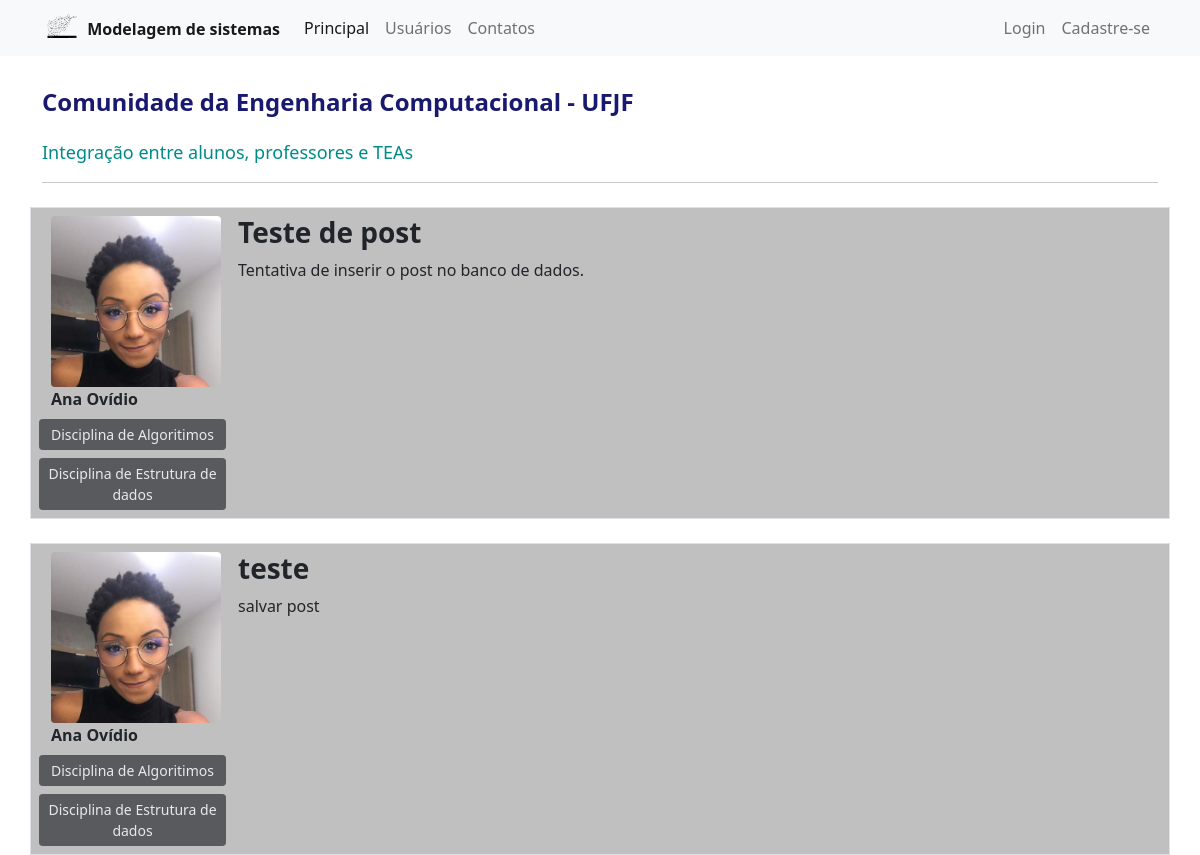
Before: / with the older database file.
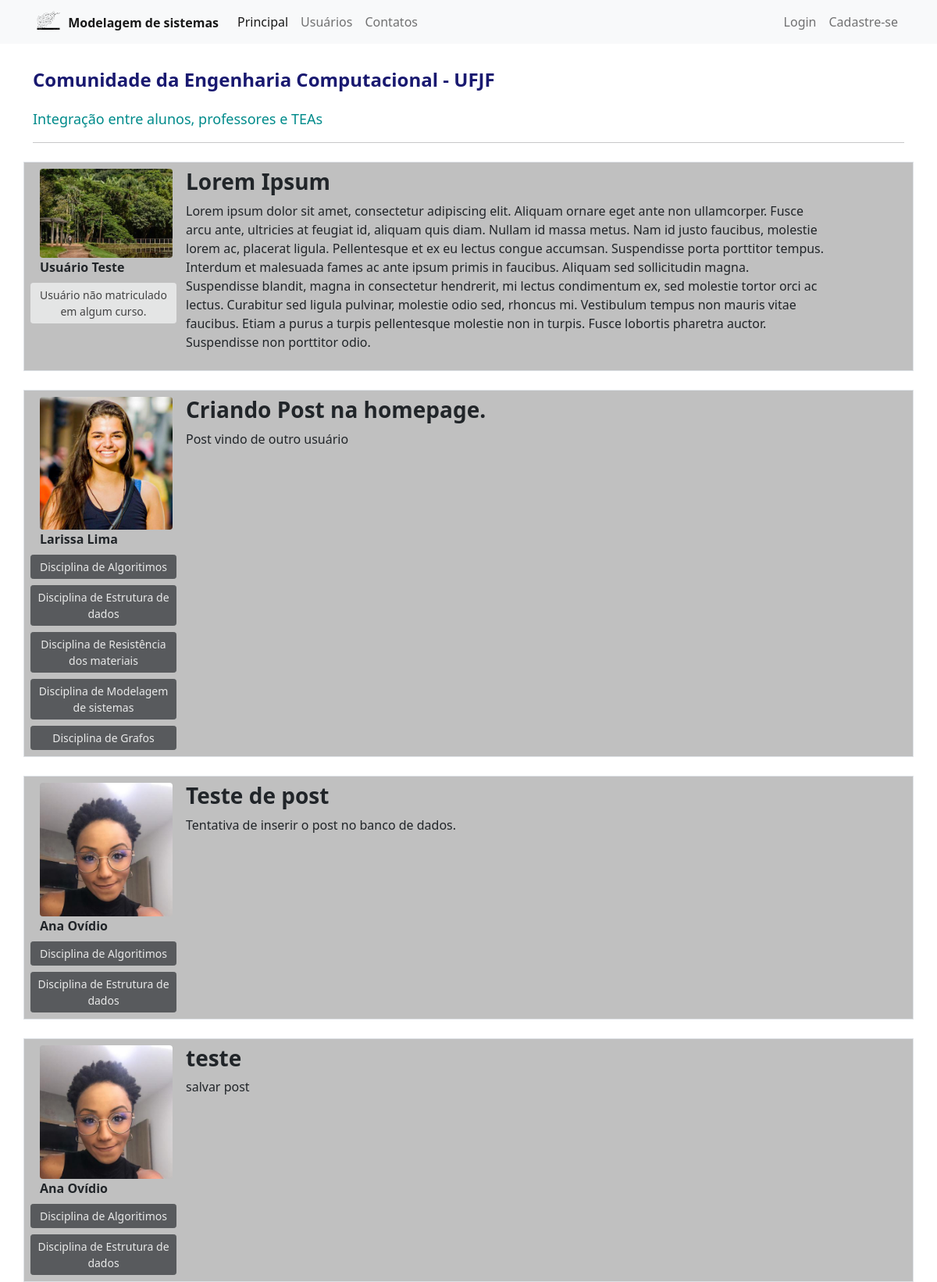
After: the same page with the newer database file.
### general_system/models.py (models this page shows)
class Post(data_base.Model):
    id = data_base.Column(data_base.Integer, primary_key=True)
    title = data_base.Column(data_base.String, nullable=False)
    bory_text = data_base.Column(data_base.Text, nullable=False)
    date_create = data_base.Column(data_base.DateTime, nullable=False, default=datetime.utcnow)
    id_user = data_base.Column(data_base.Integer, data_base.ForeignKey('usuario.id'), nullable=False)

class Usuario(data_base.Model, UserMixin):
    id = data_base.Column(data_base.Integer, primary_key=True)
    username = data_base.Column(data_base.String, nullable=False)
    email = data_base.Column(data_base.String, nullable=False, unique=True)
    password = data_base.Column(data_base.String, nullable=False)
    perf_photo = data_base.Column(data_base.String, default='default.jpg')
    posts = data_base.relationship('Post', backref='autor', lazy=True)
    courses = data_base.Column(data_base.String, nullable=False, default='')

### general_system/routes.py (the view)
@app.route("/")
def home():
    posts = Post.query.order_by(Post.id.desc())
    return render_template('home.html', posts=posts)

### general_system/templates/home.html
{% extends 'base.html' %}
{% block bory %}
    <div class="container mt-3">
        <h1 style="color: midnightblue"><strong><font size="5">Comunidade da Engenharia Computacional - UFJF</font></strong></h1>
        <h2 style="color: darkcyan"><font size="4">Integração entre alunos, professores e TEAs</font></h2>
        <hr>
        {% for post in posts %}
            <div class="row border mt-4 p-2 publications">
                <div class="col col-2">
                    <div class="image pe-3 "> <img src="{{url_for('static', filename='image_id_user/{}'.format(post.autor.perf_photo))}}" class="rounded" width="170"> </div>
                    <strong>{{ post.autor.username }}</strong>
                    <div class="row justify-content-center">
                        {% if 'Não Informado' in post.autor.courses or post.autor.courses == '' %}
                            <button type="button" class="btn btn-sm btn-light mt-2" disabled>Usuário não matriculado em algum curso.</button>
                        {% else %}
                            {% for course in post.autor.courses.split(';') %}
                                 <button type="button" class="btn btn-sm btn-dark mt-2" disabled>{{ course }}</button>
                            {% endfor %}
                        {% endif %}
                    </div>
                </div>
                <div class="col col-9">
                    <h3><strong> {{ post.title }}</strong></h3>
                    <p>{{ post.bory_text }}</p>
                </div>
            </div>
        {% endfor %}
    </div>
{% endblock %}

### general_system/templates/base.html (shortened to what this page needs)
<!DOCTYPE html>
<html lang="pt-br">
<head>
    <link href="https://cdn.jsdelivr.net/npm/bootstrap@5.1.3/dist/css/bootstrap.min.css" rel="stylesheet">
    <link rel="stylesheet" type="text/css" href="{{ url_for('static', filename='main.css') }}">
</head>
<body bgcolor = #FFFFFF>
    {% include 'navbar.html' %}
    {% block bory %}
    {% endblock %}
</body>
</html>

### general_system/templates/navbar.html (shortened to what this page needs)
<nav class="navbar navbar-expand-lg navbar-light bg-light" xmlns="http://www.w3.org/1999/html">
  <div class="container-fluid container">
    <a class="navbar-brand" href="#">
      <img src="{{ url_for('static', filename='image_navbar/network.svg') }}" alt="" width="40" height="24" class="d-inline-block align-text-top">
      <strong><font size="3">Modelagem de sistemas </font></strong>
    </a>
    <div class="collapse navbar-collapse" id="navbarSupportedContent">
      <ul class="navbar-nav me-auto mb-2 mb-lg-0">
        <li class="nav-item">
          <a class="nav-link active" aria-current="page" href="{{url_for('home')}}">Principal</a>
        </li>
        <li class="nav-item">
          <a class="nav-link" href="{{url_for('users')}}">Usuários</a>
        </li>
        <li class="nav-item">
          <a class="nav-link" href="{{url_for('contacts')}}">Contatos</a>
        </li>
      </ul>
      <ul class="d-flex navbar-nav">
        {% if current_user.is_authenticated %}
            <li class="nav-item">
              <a class="nav-link" href="{{ url_for('create_post') }}">Criar Posts</a>
            </li>
            <li class="nav-item">
              <a class="nav-link" href="{{ url_for('my_profile') }}">Meu Perfil</a>
            </li>
            <li class="nav-item">
              <a class="nav-link" href="{{ url_for('logout') }}">Sair</a>
            </li>
        {%else%}
          <li class="nav-item">
            <a class="nav-link" href="{{url_for('register_login')}}">Login</a>
          </li>
          <li class="nav-item">
            <a class="nav-link" href="{{url_for('register_login')}}">Cadastre-se</a>
          </li>
        {%endif%}
      </ul>
    </div>
  </div>
</nav>

### general_system/static/main.css (style rules this page uses)
.publications { background: #c0c0c0 !important; }

Changed rows visible on the page:
added Post: perf_photo (picture), autor.username "Usuário Teste", shows "Usuário não matriculado em algum curso.", title "Lorem Ipsum", bory_text "Lorem ipsum dolor sit amet, consectetur adipiscing elit. Aliquam ornare eget ante non ullamcorper. Fusce arcu ante, ultricies at feugiat id, aliquam quis diam. Nullam id massa metus. Nam id justo faucibus, molestie lorem ac, placerat ligula. Pellentesque et ex eu lectus congue accumsan. Suspendisse porta porttitor tempus. Interdum et malesuada fames ac ante ipsum primis in faucibus. Aliquam sed sollicitudin magna. Suspendisse blandit, magna in consectetur hendrerit, mi lectus condimentum ex, sed molestie tortor orci ac lectus. Curabitur sed ligula pulvinar, molestie odio sed, rhoncus mi. Vestibulum tempus non mauris vitae faucibus. Etiam a purus a turpis pellentesque molestie non in turpis.…"
added Post: perf_photo (picture), autor.username "Larissa Lima", course "Disciplina de Algoritimos" "Disciplina de Estrutura de dados" "Disciplina de Resistência dos materiais" "Disciplina de Modelagem de sistemas" "Disciplina de Grafos", title "Criando Post na homepage.", bory_text "Post vindo de outro usuário"
